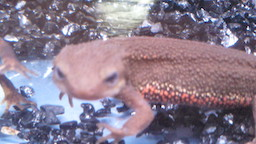
#> input picture input_image/imori_1.jpg, 256 x 144 px
$ python 97.py   (older library calls are emulated)
#> lines starting #> are read from the running program, lines starting #| are printed output that depends on the picture
import numpy as np
import cv2

def gray_scale(img):
    out=img.copy()
    B=img[:,:,0].copy()
    G=img[:,:,1].copy()
    R=img[:,:,2].copy()

    Y=0.2126*R+0.7152*G+0.0722*B
    out=Y
    #out=out.astype(np.uint8)
    return out

def hog_step1(img):
    H,W=img.shape
    mag=np.zeros((H,W),dtype=np.float32)
    ang=np.zeros((H,W),dtype=np.float32)
    for y in range(H):
        for x in range(W):
            gx=img[y,min(W-1,x+1)]-img[y,max(0,x-1)]
            #0除算を防ぐため
            if gx==0:
                gx=1e-6
            gy=img[min(H-1,y+1),x]-img[max(0,y-1),x]
            mag[y,x]=np.sqrt(gx**2+gy**2)
            ang[y,x]=np.arctan(gy/gx)
            if ang[y,x]<0:
                ang[y,x]+=np.pi
    #これがないと失敗する。
    ang_n=np.zeros_like(ang,dtype=np.int)
    th_ang=np.pi/9
    for i in range(9):
        ang_n[np.where((th_ang*i<=ang) & (ang<=th_ang*(i+1)))]=i

    return mag,ang_n

def make_hist(ang,mag,N=8):
    H,W=ang.shape
    y_step=H//N
    x_step=W//N
    hist=np.zeros((y_step,x_step,9),dtype=np.float32)
    count=1
    for y in range(y_step):
        for x in range(x_step):
            for j in range(N):
                for i in range(N):
                    #print("y,x={},{}".format(y,x))
                    hist[y,x,ang[y*4+j,x*4+i]]+=mag[y*4+j,x*4+i]
    #print("hist shape={}".format(hist.shape))
    return hist

def nor_hist(hist,C=3,epsilon=1):
    H,W,c=hist.shape
    num=C//2
    #hist_n=np.zeros((H,W),dtype=np.float32)
    for y in range(H):
        for x in range(W):
            #問題文から読み取れないけど**2が必要
            hist[y,x]=hist[y,x]/np.sqrt(np.sum(hist[max(y-num,0):min(y+num+1,H),max(x-num,0):min(x+num+1,W)]**2)+epsilon)
    return hist

def GetHog(img):
    gray=gray_scale(img)
    mag,ang=hog_step1(gray)
    hist=make_hist(ang,mag)
    hist_n=nor_hist(hist)
    return hist_n

def FindObjects_Step1(img):
    H,W,C=img.shape
#> H = 144; W = 256; C = 3
    get_hog=[]

    for y in range(0,H,4):
        for x in range(0,W,4):
            #矩形42*42
            rects1=img[max(0,y-21):min(H+1,y+22),max(0,x-21):min(W+1,x+22)]
            rects1=cv2.resize(rects1,(32,32))
            hog1=GetHog(rects1)
            get_hog.append(hog1.ravel())
            #矩形56*56
            rects2=img[max(0,y-28):min(H+1,y+29),max(0,x-28):min(W+1,x+29)]
            rects2=cv2.resize(rects2,(32,32))
            hog2=GetHog(rects2)
            get_hog.append(hog2.ravel())
            #矩形70*70
            rects3=img[max(0,y-35):min(H+1,y+36),max(0,x-35):min(W+1,x+36)]
            rects3=cv2.resize(rects3,(32,32))
            hog3=GetHog(rects3)
            get_hog.append(hog3.ravel())
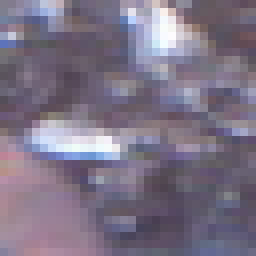
#> rects1: shape (32, 32, 3) float32 (shown 8 times larger); mean B, G, R 134, 115.2, 124.7
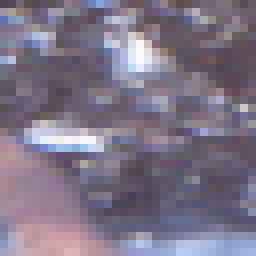
#> rects2: shape (32, 32, 3) float32 (shown 8 times larger); mean B, G, R 135.5, 116.4, 125.9
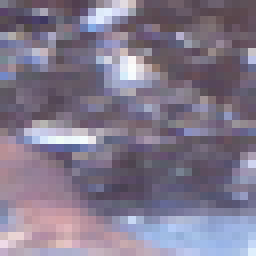
#> rects3: shape (32, 32, 3) float32 (shown 8 times larger); mean B, G, R 140.6, 121.1, 130
    return get_hog

img=cv2.imread("./input_image/imori_1.jpg").astype(np.float32)
#> (the run stopped early here; a loop or call above may not have finished)
